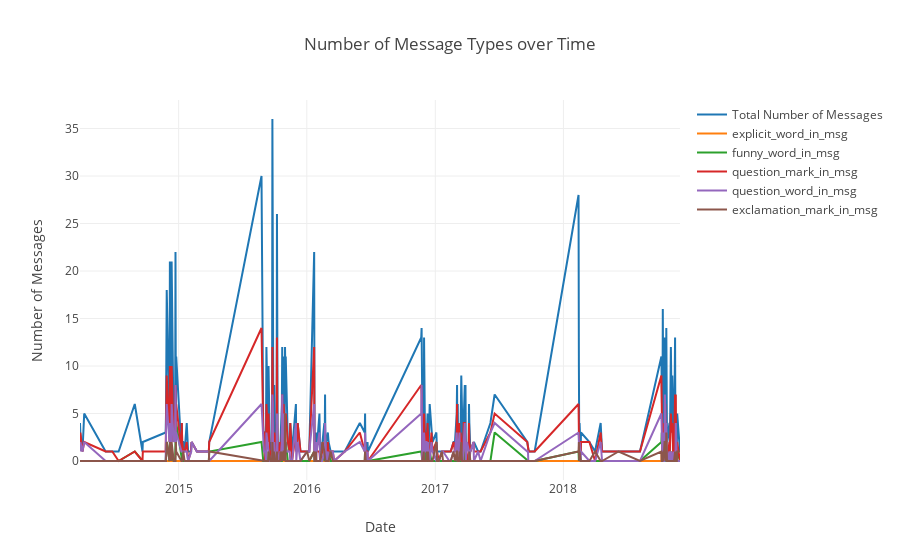

The notebook cell saved with this chart:
### Code cell
iplot(fig1)

### Figure 1 — Plotly figure (JSON) as saved in the notebook; plotly's stock layout.template omitted (floating-point values rounded to 4 significant figures; data arrays with more than 128 entries replaced by an {"elided": "..."} marker saying what was removed)
{"data": [{"name": "Total Number of Messages", "type": "scatter", "uid": "27d280f8-a665-4d9e-9ace-8a44ac20b549", "x": {"elided": "214 str values"}, "y": {"elided": "214 int values"}}, {"name": "explicit_word_in_msg", "type": "scatter", "uid": "4312bfe7-61c0-4994-9fe7-32cfb08bfd35", "x": {"elided": "214 str values"}, "y": {"elided": "214 int values"}}, {"name": "funny_word_in_msg", "type": "scatter", "uid": "9ec30f43-fcb4-4129-9fd9-5060f3ba6eec", "x": {"elided": "214 str values"}, "y": {"elided": "214 int values"}}, {"name": "question_mark_in_msg", "type": "scatter", "uid": "e61c091b-1f59-49c3-b71c-33d259a3d5e5", "x": {"elided": "214 str values"}, "y": {"elided": "214 int values"}}, {"name": "question_word_in_msg", "type": "scatter", "uid": "6f385c4e-e4a7-4ca2-83d1-de13616f14a5", "x": {"elided": "214 str values"}, "y": {"elided": "214 int values"}}, {"name": "exclamation_mark_in_msg", "type": "scatter", "uid": "eb10bf11-fefe-4d53-8554-e153213ef6c9", "x": {"elided": "214 str values"}, "y": {"elided": "214 int values"}}], "layout": {"title": {"text": "Number of Message Types over Time"}, "xaxis": {"title": {"text": "Date"}}, "yaxis": {"title": {"text": "Number of Messages"}}}}
